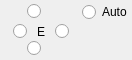
<?xml version="1.0" encoding="UTF-8"?>
<ui version="4.0">
 <class>ElementAlignment</class>
 <widget class="QWidget" name="ElementAlignment">
  <property name="geometry">
   <rect>
    <x>0</x>
    <y>0</y>
    <width>132</width>
    <height>60</height>
   </rect>
  </property>
  <property name="sizePolicy">
   <sizepolicy hsizetype="Preferred" vsizetype="Preferred">
    <horstretch>0</horstretch>
    <verstretch>0</verstretch>
   </sizepolicy>
  </property>
  <property name="windowTitle">
   <string>Form</string>
  </property>
  <layout class="QGridLayout" name="gridLayout">
   <property name="leftMargin">
    <number>0</number>
   </property>
   <property name="topMargin">
    <number>0</number>
   </property>
   <property name="rightMargin">
    <number>0</number>
   </property>
   <property name="bottomMargin">
    <number>0</number>
   </property>
   <property name="spacing">
    <number>0</number>
   </property>
   <item row="3" column="1">
    <widget class="QRadioButton" name="south">
     <property name="text">
      <string/>
     </property>
    </widget>
   </item>
   <item row="1" column="1">
    <widget class="QRadioButton" name="north">
     <property name="text">
      <string/>
     </property>
    </widget>
   </item>
   <item row="2" column="1">
    <widget class="QLabel" name="element">
     <property name="lineWidth">
      <number>0</number>
     </property>
     <property name="text">
      <string>E</string>
     </property>
     <property name="alignment">
      <set>Qt::AlignCenter</set>
     </property>
     <property name="margin">
      <number>0</number>
     </property>
    </widget>
   </item>
   <item row="2" column="2">
    <widget class="QRadioButton" name="east">
     <property name="text">
      <string/>
     </property>
    </widget>
   </item>
   <item row="2" column="0">
    <widget class="QRadioButton" name="west">
     <property name="layoutDirection">
      <enum>Qt::RightToLeft</enum>
     </property>
     <property name="text">
      <string/>
     </property>
    </widget>
   </item>
   <item row="1" column="3">
    <widget class="QRadioButton" name="automatic">
     <property name="layoutDirection">
      <enum>Qt::LeftToRight</enum>
     </property>
     <property name="text">
      <string>Auto</string>
     </property>
    </widget>
   </item>
  </layout>
 </widget>
 <resources/>
 <connections/>
</ui>
